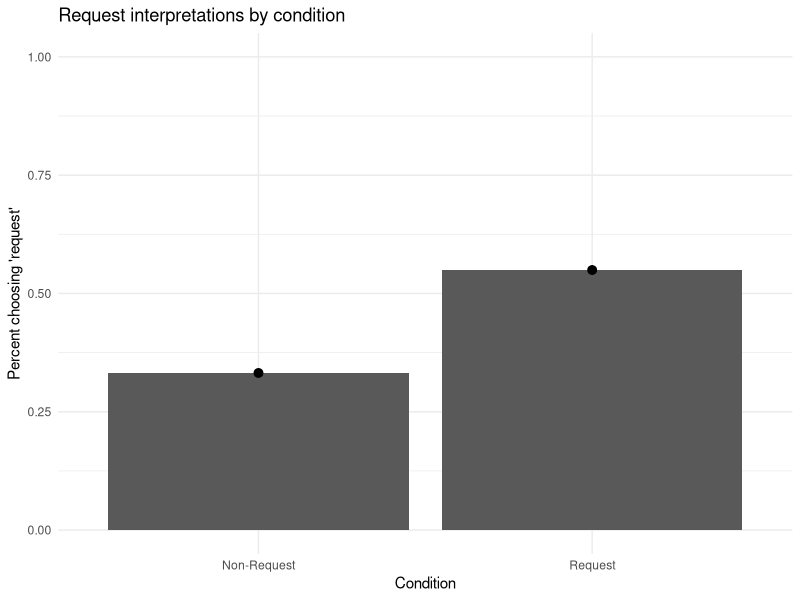

Generate this figure with R: (Note: this script raises an error after producing the figure.)
## ---- chunk 1
library(tidyverse)
library(forcats)
library(lme4)
## ---- chunk 2
# setwd("/Users/seantrott/Dropbox/UCSD/Research/IndirectSpeechActs/Prosody/prosody_indirect_requests/analysis/exp2/")
coded = read.csv("../../data/exp2/exp2_critical.csv")

## ---- chunk 3
length(unique(coded$subject))
## ---- chunk 4
mean(coded$correct)
sd(coded$correct)
## ---- chunk 5
coded %>%
  ggplot(aes(x = condition, y = numeric_response)) +
  geom_bar(stat="summary", position="dodge", fun.y="mean") +
  stat_summary (fun.y = function(x){mean(x)},
                fun.ymin = function(x){mean(x) - 1*sd(x)/sqrt(length(x))},
                fun.ymax = function(x){mean(x) + 1*sd(x)/sqrt(length(x))},
                geom= 'pointrange', 
                position=position_dodge(width=0.95)) +
  theme_minimal() +
  ggtitle("Request interpretations by condition") +
  xlab("Condition") +
  ylab("Percent choosing 'request'") +
  scale_y_continuous(limits = c(0, 1))
## ---- chunk 6
m1 = glmer(data=coded, response ~ condition + (1 + condition | stimNum) +
             (1 + condition | subject),
           control=glmerControl(optimizer="bobyqa"),
         family=binomial())

m1.reduced =glmer(data=coded, response ~ (1 + condition | stimNum) +
                    (1 + condition | subject),
                  control=glmerControl(optimizer="bobyqa"),
                    family=binomial())

anova(m1,m1.reduced)
## ---- chunk 7

m1_with_form = glmer(data=coded, response ~ condition + form +
                       (1 + condition | stimNum) +
             (1 + condition + form | subject),
           control=glmerControl(optimizer="bobyqa"),
         family=binomial())

m1_base = glmer(data=coded, response ~ condition + (1 + condition | stimNum) +
             (1 + condition + form | subject),
           control=glmerControl(optimizer="bobyqa"),
         family=binomial())



anova(m1_with_form, m1_base)

summary(m1_with_form)
## ---- chunk 8
m1 = glmer(data=coded, correct ~ already_heard_by_speaker + 
             (1 + already_heard_by_speaker | stimNum) +
             (1 | subject),
           control=glmerControl(optimizer="bobyqa"),
         family=binomial())

m1.reduced =glmer(data=coded, correct ~ (1 + already_heard_by_speaker | stimNum) +
                    (1 | subject),
                  control=glmerControl(optimizer="bobyqa"),
                    family=binomial())

anova(m1, m1.reduced)
## ---- chunk 9
coded %>%
  ggplot(aes(x = form, y = correct, fill = already_heard_by_speaker)) +
  geom_bar(stat="summary", position="dodge", fun.y="mean") +
  stat_summary (fun.y = function(x){mean(x)},
                fun.ymin = function(x){mean(x) - 1*sd(x)/sqrt(length(x))},
                fun.ymax = function(x){mean(x) + 1*sd(x)/sqrt(length(x))},
                geom= 'pointrange', 
                position=position_dodge(width=0.95)) +
  theme_minimal() +
  labs(x = "Already heard utterance",
       y = "Accuracy",
       title = "Accuracy by form and speaker") +
  geom_hline(yintercept=.5, colour="black", linetype="dotted")
## ---- chunk 10
coded %>%
  ggplot(aes(x = speaker, y = correct, fill = form)) +
  geom_bar(stat="summary", position="dodge", fun.y="mean") +
  stat_summary (fun.y = function(x){mean(x)},
                fun.ymin = function(x){mean(x) - 1*sd(x)/sqrt(length(x))},
                fun.ymax = function(x){mean(x) + 1*sd(x)/sqrt(length(x))},
                geom= 'pointrange', 
                position=position_dodge(width=0.95)) +
  theme_minimal() +
  labs(x = "Speaker",
       y = "Accuracy",
       title = "Accuracy by form and speaker") +
  geom_hline(yintercept=.5, colour="black", linetype="dotted")

## ---- chunk 11

m1 = glmer(data=coded, correct ~ form*speaker + already_heard_by_speaker + (1 | stimNum) +
             (1 + form | subject),
           control=glmerControl(optimizer="bobyqa"),
         family=binomial())

m1.reduced =glmer(data=coded, correct ~ form + speaker + already_heard_by_speaker + (1 | stimNum) +
                    (1 + form | subject),
                  control=glmerControl(optimizer="bobyqa"),
                    family=binomial())

m1.reduced.form = glmer(data=coded, correct ~ form + already_heard_by_speaker + (1 | stimNum) +
                    (1 + form | subject),
                  control=glmerControl(optimizer="bobyqa"),
                    family=binomial())

m1.reduced.speaker = glmer(data=coded, correct ~ speaker + already_heard_by_speaker +(1 | stimNum) +
                    (1 + form | subject),
                  control=glmerControl(optimizer="bobyqa"),
                    family=binomial())

m1.null = glmer(data=coded, correct ~ already_heard_by_speaker +(1 | stimNum) +
                    (1 + form | subject),
                  control=glmerControl(optimizer="bobyqa"),
                    family=binomial())


## ---- chunk 12
anova(m1, m1.reduced)
anova(m1.reduced, m1.reduced.form)
anova(m1.reduced, m1.reduced.speaker)
anova(m1.reduced.form, m1.null)
anova(m1.reduced.speaker, m1.null)
## ---- chunk 13

m1.order =glmer(data=coded, correct ~ Order + (1 | stimNum) +
                    (1 | subject),
                  control=glmerControl(optimizer="bobyqa"),
                  family=binomial())

m1.null =glmer(data=coded, correct ~ (1 | stimNum) +
                    (1 | subject),
                  control=glmerControl(optimizer="bobyqa"),
                  family=binomial())

anova(m1.order,m1.null)
## ---- chunk 14

coded$order_by_block = coded$Order %% 12
table(coded$order_by_block)

# Recode the 0s from this procedure
coded$order_by_block = ifelse(coded$order_by_block == 0, 12, coded$order_by_block)

m1.order_with_speaker_interaction =glmer(data=coded, correct ~ order_by_block * speaker + (1 | stimNum) +
                    (1 | subject),
                  control=glmerControl(optimizer="bobyqa"),
                  family=binomial())

m1.order_plus_speaker =glmer(data=coded, correct ~ order_by_block + speaker + (1 | stimNum) +
                    (1 | subject),
                  control=glmerControl(optimizer="bobyqa"),
                  family=binomial())


m1.only_speaker =glmer(data=coded, correct ~ speaker + (1 | stimNum) +
                    (1 | subject),
                  control=glmerControl(optimizer="bobyqa"),
                  family=binomial())

m1.order_by_block =glmer(data=coded, correct ~ order_by_block + (1 | stimNum) +
                    (1 | subject),
                  control=glmerControl(optimizer="bobyqa"),
                  family=binomial())

m1.null =glmer(data=coded, correct ~ (1 | stimNum) +
                    (1 | subject),
                  control=glmerControl(optimizer="bobyqa"),
                  family=binomial())

anova(m1.order_with_speaker_interaction, m1.order_plus_speaker)
anova(m1.order_plus_speaker, m1.only_speaker)
anova(m1.order_by_block, m1.null)
## ---- chunk 15
df_audio = read_csv("../../data/audio_features/audio_features.csv")
df_audio$label = factor(df_audio$label)

df_audio$label = fct_recode(df_audio$label,
                            "Request" = "IR",
                            "Non-Request" = "Literal")


df_audio$speaker = factor(df_audio$speaker)

df_audio = df_audio %>% 
  group_by(speaker) %>% 
  mutate(mean_f0_z_score = scale(mean_f0),
         duration_f0_z_score = scale(duration_f0),
         range_f0_z_score = scale(range_f0),
         sd_f0_z_score = scale(sd_f0),
         slope_f0_z_score = scale(slope_f0),
         mean_intensity_z_score = scale(mean_intensity),
         sd_intensity_z_score = scale(sd_intensity)
         )
## ---- chunk 16
df_audio$item = factor(paste(df_audio$speaker, df_audio$stimNum, df_audio$label, sep="_"))
coded$item = factor(paste(coded$speaker, coded$stimNum, coded$condition, sep = "_"))

new_df = data.frame(item=df_audio$item, 
                    mean_f0_z_score=df_audio$mean_f0_z_score, 
                    duration_f0_z_score=df_audio$duration_f0_z_score,
                    range_f0_z_score=df_audio$range_f0_z_score,
                    sd_f0_z_score=df_audio$sd_f0_z_score,
                    slope_f0_z_score=df_audio$slope_f0_z_score,
                    mean_intensity_z_score=df_audio$mean_intensity_z_score,
                    sd_intensity_z_score=df_audio$sd_intensity_z_score)


merged = merge(coded, new_df, by="item")
nrow(coded)
nrow(merged)


merged$response = fct_recode(merged$response,
                             "Request" = "request",
                             "Non-Request" = "literal")
merged$response = factor(merged$response, levels=c("Request", "Non-Request"))
merged$form = factor(merged$form, levels=c("nonconventional", "conventional"))

## ---- chunk 17
model_response_full = glmer(data = merged,
                      response ~ slope_f0_z_score * form +
                        mean_f0_z_score * form +
                       duration_f0_z_score * form +
                       range_f0_z_score * form +
                       sd_f0_z_score * form +
                       mean_intensity_z_score * form +
                       sd_intensity_z_score * form +
                        form * speaker + 
                        already_heard_by_speaker +
                        (1 | subject) + (1 | stimNum),
                       control=glmerControl(optimizer="bobyqa"),
                       family = binomial())


summary(model_response_full)
## ---- chunk 18
model_response_no_slope_interaction = glmer(data = merged,
                      response ~ slope_f0_z_score +
                      mean_f0_z_score * form +
                      duration_f0_z_score * form +
                       range_f0_z_score * form +
                       sd_f0_z_score * form +
                       mean_intensity_z_score * form +
                       sd_intensity_z_score * form +
                        form * speaker +
                        already_heard_by_speaker +
                        (1 | subject) + (1 | stimNum),
                       control=glmerControl(optimizer="bobyqa"),
                       family = binomial())

model_response_no_slope = glmer(data = merged,
                      response ~ mean_f0_z_score * form +
                       duration_f0_z_score * form +
                       range_f0_z_score * form +
                       sd_f0_z_score * form +
                       mean_intensity_z_score * form +
                       sd_intensity_z_score * form +
                        form * speaker +
                        already_heard_by_speaker +
                        (1 | subject) + (1 | stimNum),
                       control=glmerControl(optimizer="bobyqa"),
                       family = binomial())
## ---- chunk 19
anova(model_response_full, model_response_no_slope_interaction)
anova(model_response_no_slope_interaction, model_response_no_slope)

## ---- chunk 20
model_response_no_mean_f0_interaction = glmer(data = merged,
                      response ~ slope_f0_z_score * form +
                        mean_f0_z_score +
                       duration_f0_z_score * form +
                       range_f0_z_score * form +
                       sd_f0_z_score * form +
                       mean_intensity_z_score * form +
                       sd_intensity_z_score * form +
                        form * speaker +
                        already_heard_by_speaker +
                        (1 | subject) + (1 | stimNum),
                       control=glmerControl(optimizer="bobyqa"),
                       family = binomial())

model_response_no_mean_f0 = glmer(data = merged,
                      response ~ slope_f0_z_score * form +
                       duration_f0_z_score * form +
                       range_f0_z_score * form +
                       sd_f0_z_score * form +
                       mean_intensity_z_score * form +
                       sd_intensity_z_score * form +
                        form * speaker +
                        already_heard_by_speaker +
                        (1 | subject) + (1 | stimNum),
                       control=glmerControl(optimizer="bobyqa"),
                       family = binomial())
## ---- chunk 21
anova(model_response_full, model_response_no_mean_f0_interaction)
anova(model_response_no_mean_f0_interaction, model_response_no_mean_f0)

## ---- chunk 22
model_response_no_f0_dur_interaction = glmer(data = merged,
                      response ~ slope_f0_z_score * form +
                        mean_f0_z_score * form +
                       duration_f0_z_score +
                       range_f0_z_score * form +
                       sd_f0_z_score * form +
                       mean_intensity_z_score * form +
                       sd_intensity_z_score * form +
                        form * speaker +
                        already_heard_by_speaker +
                        (1 | subject) + (1 | stimNum),
                       control=glmerControl(optimizer="bobyqa"),
                       family = binomial())

model_response_no_f0_dur = glmer(data = merged,
                      response ~ slope_f0_z_score * form +
                        mean_f0_z_score * form +
                       range_f0_z_score * form +
                       sd_f0_z_score * form +
                       mean_intensity_z_score * form +
                       sd_intensity_z_score * form +
                        already_heard_by_speaker +
                        form * speaker +
                        (1 | subject) + (1 | stimNum),
                       control=glmerControl(optimizer="bobyqa"),
                       family = binomial())
## ---- chunk 23
anova(model_response_full, model_response_no_f0_dur_interaction)
anova(model_response_no_f0_dur_interaction, model_response_no_f0_dur)

## ---- chunk 24
model_response_no_f0_range_interaction = glmer(data = merged,
                      response ~ slope_f0_z_score * form +
                        mean_f0_z_score * form +
                       duration_f0_z_score * form +
                       range_f0_z_score +
                       sd_f0_z_score * form +
                       mean_intensity_z_score * form +
                       sd_intensity_z_score * form +
                        form * speaker +
                        already_heard_by_speaker +
                        (1 | subject) + (1 | stimNum),
                       control=glmerControl(optimizer="bobyqa"),
                       family = binomial())

model_response_no_f0_range = glmer(data = merged,
                      response ~ slope_f0_z_score * form +
                        mean_f0_z_score * form +
                       duration_f0_z_score * form +
                       sd_f0_z_score * form +
                       mean_intensity_z_score * form +
                       sd_intensity_z_score * form +
                        form * speaker +
                        already_heard_by_speaker +
                        (1 | subject) + (1 | stimNum),
                       control=glmerControl(optimizer="bobyqa"),
                       family = binomial())
## ---- chunk 25
anova(model_response_full, model_response_no_f0_range_interaction)
anova(model_response_no_f0_range_interaction, model_response_no_f0_range)

## ---- chunk 26
model_response_no_f0_sd_interaction = glmer(data = merged,
                      response ~ slope_f0_z_score * form +
                        mean_f0_z_score * form +
                       duration_f0_z_score * form +
                       range_f0_z_score * form+
                       sd_f0_z_score +
                       mean_intensity_z_score * form +
                       sd_intensity_z_score * form +
                        form * speaker +
                        already_heard_by_speaker +
                        (1 | subject) + (1 | stimNum),
                       control=glmerControl(optimizer="bobyqa"),
                       family = binomial())

model_response_no_f0_sd = glmer(data = merged,
                      response ~ slope_f0_z_score * form +
                        mean_f0_z_score * form +
                        range_f0_z_score * form+
                       duration_f0_z_score * form +
                       mean_intensity_z_score * form +
                       sd_intensity_z_score * form +
                        form * speaker +
                        already_heard_by_speaker +
                        (1 | subject) + (1 | stimNum),
                       control=glmerControl(optimizer="bobyqa"),
                       family = binomial())
## ---- chunk 27
anova(model_response_full, model_response_no_f0_sd_interaction)
anova(model_response_no_f0_sd_interaction, model_response_no_f0_sd)

## ---- chunk 28
model_response_no_mean_intensity_interaction = glmer(data = merged,
                      response ~ slope_f0_z_score * form +
                        mean_f0_z_score * form +
                       duration_f0_z_score * form +
                       range_f0_z_score * form+
                       sd_f0_z_score * form +
                       mean_intensity_z_score +
                       sd_intensity_z_score * form +
                        form * speaker +
                        already_heard_by_speaker +
                        (1 | subject) + (1 | stimNum),
                       control=glmerControl(optimizer="bobyqa"),
                       family = binomial())

model_response_no_mean_intensity = glmer(data = merged,
                      response ~ slope_f0_z_score * form +
                        mean_f0_z_score * form +
                        range_f0_z_score * form+
                        sd_f0_z_score * form +
                       duration_f0_z_score * form +
                       sd_intensity_z_score * form +
                        form * speaker +
                        already_heard_by_speaker +
                        (1 | subject) + (1 | stimNum),
                       control=glmerControl(optimizer="bobyqa"),
                       family = binomial())
## ---- chunk 29
anova(model_response_full, model_response_no_mean_intensity_interaction)
anova(model_response_no_mean_intensity_interaction, model_response_no_mean_intensity)

## ---- chunk 30
model_response_no_sd_intensity_interaction = glmer(data = merged,
                      response ~ slope_f0_z_score * form +
                        mean_f0_z_score * form +
                       duration_f0_z_score * form +
                       range_f0_z_score * form+
                       sd_f0_z_score * form +
                       mean_intensity_z_score * form +
                       sd_intensity_z_score +
                        form * speaker +
                        already_heard_by_speaker +
                        (1 | subject) + (1 | stimNum),
                       control=glmerControl(optimizer="bobyqa"),
                       family = binomial())

model_response_no_sd_intensity = glmer(data = merged,
                      response ~ slope_f0_z_score * form +
                        mean_f0_z_score * form +
                        range_f0_z_score * form+
                        sd_f0_z_score * form +
                       duration_f0_z_score * form +
                       mean_intensity_z_score * form +
                        form * speaker +
                        already_heard_by_speaker +
                        (1 | subject) + (1 | stimNum),
                       control=glmerControl(optimizer="bobyqa"),
                       family = binomial())
## ---- chunk 31
anova(model_response_full, model_response_no_sd_intensity_interaction)
anova(model_response_no_sd_intensity_interaction, model_response_no_sd_intensity)
## ---- chunk 32
p1 = anova(model_response_full, model_response_no_slope_interaction)$`Pr(>Chisq)`[2]
p2 = anova(model_response_no_slope_interaction, model_response_no_slope)$`Pr(>Chisq)`[2]
p3 = anova(model_response_full, model_response_no_mean_f0_interaction)$`Pr(>Chisq)`[2]
p4 = anova(model_response_no_mean_f0_interaction, model_response_no_mean_f0)$`Pr(>Chisq)`[2]
p5 = anova(model_response_full, model_response_no_f0_dur_interaction)$`Pr(>Chisq)`[2]
p6 = anova(model_response_no_f0_dur_interaction, model_response_no_f0_dur)$`Pr(>Chisq)`[2]
p7 = anova(model_response_full, model_response_no_f0_range_interaction)$`Pr(>Chisq)`[2]
p8 = anova(model_response_no_f0_range_interaction, model_response_no_f0_range)$`Pr(>Chisq)`[2]
p9 = anova(model_response_full, model_response_no_f0_sd_interaction)$`Pr(>Chisq)`[2]
p10 = anova(model_response_no_f0_sd_interaction, model_response_no_f0_sd)$`Pr(>Chisq)`[2]
p11 = anova(model_response_full, model_response_no_mean_intensity_interaction)$`Pr(>Chisq)`[2]
p12 = anova(model_response_no_mean_intensity_interaction, model_response_no_mean_intensity)$`Pr(>Chisq)`[2]
p13 = anova(model_response_full, model_response_no_sd_intensity_interaction)$`Pr(>Chisq)`[2]
p14 = anova(model_response_no_sd_intensity_interaction, model_response_no_sd_intensity)$`Pr(>Chisq)`[2]

p.adjust(c(p1, p2, p3, p4, p5, p6, p7, p8, p9, p10, p11, p12, p13, p14), method="holm")

## ---- chunk 33
coded_item_means = read_csv("../../data/exp3/item_means.csv")

merged_with_means = merge(merged, coded_item_means, by = c("stimNum", "form", "topic"))
nrow(merged)
nrow(merged_with_means)
## ---- chunk 34
merged_with_means$form = factor(merged_with_means$form, levels = c("nonconventional", "conventional"))

merged_with_means$response = factor(merged_with_means$response, levels=c("Non-Request", "Request"))
merged_with_means$condition = factor(merged_with_means$condition, levels=c("Non-Request", "Request"))


model_response_full = glmer(data = merged_with_means,
                      response ~ form + condition + mean_request +
                        (1 + condition + form + mean_request | subject),
                       control=glmerControl(optimizer="bobyqa"),
                       family = binomial())

model_response_reduced = glmer(data = merged_with_means,
                      response ~ form + condition +
                        (1 + condition + form + mean_request | subject),
                       control=glmerControl(optimizer="bobyqa"),
                       family = binomial())

anova(model_response_full, model_response_reduced)

summary(model_response_full)

